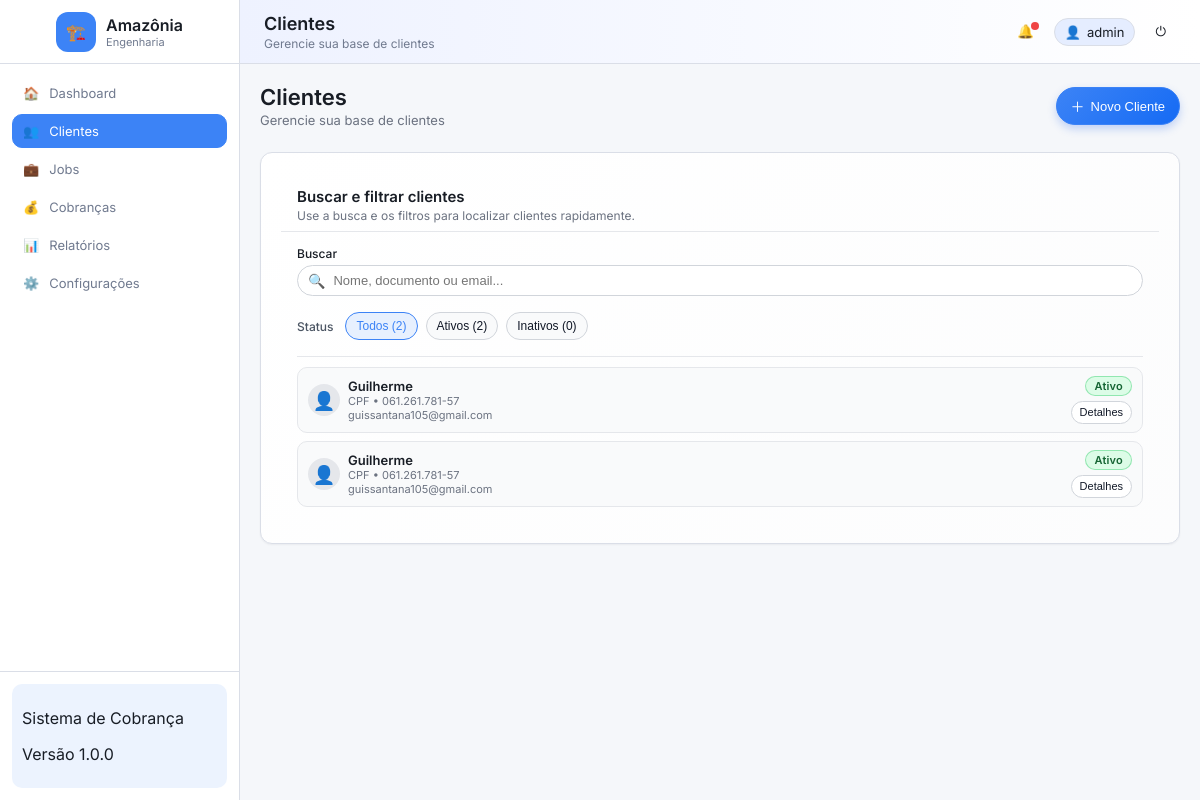
Page /clientes/ (signed in) on the earlier database version.
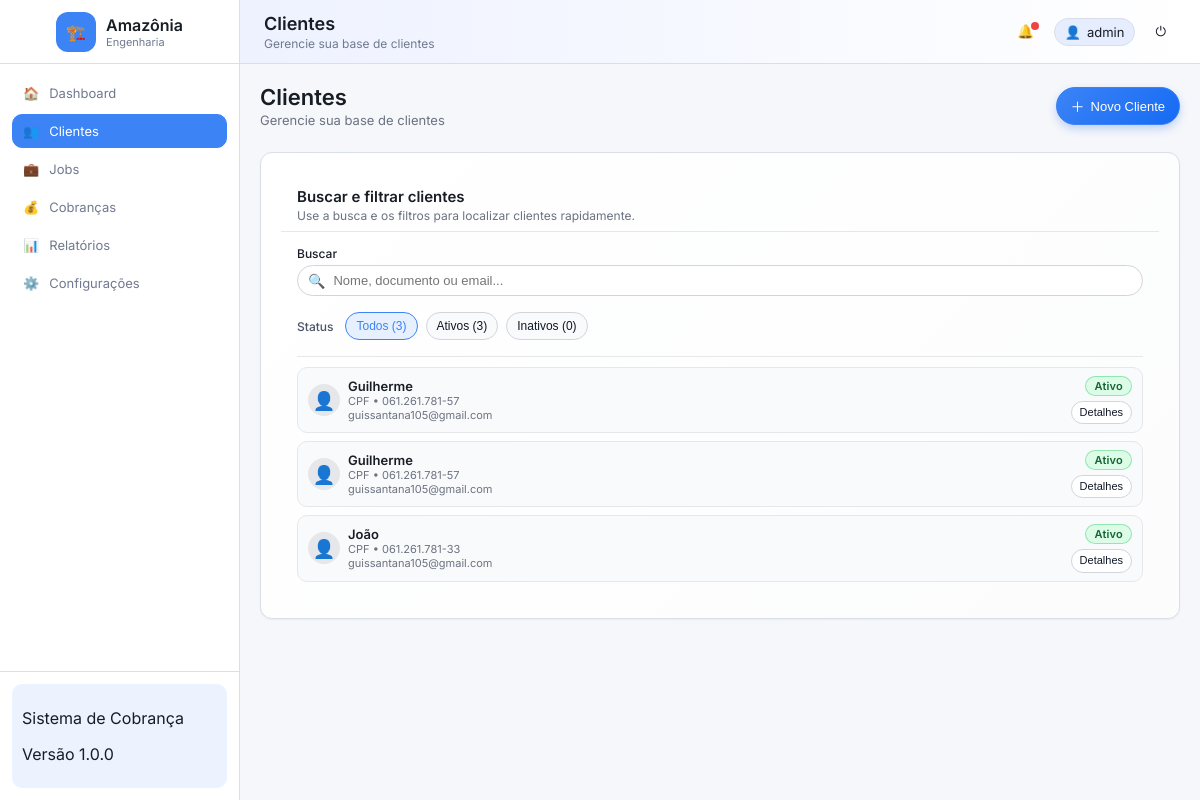
Same page on the later database version.
### app_financeiro/models.py (models this page shows, shortened)
class Client(models.Model):
    TYPE_CHOICES = [
        ('CPF', 'CPF'),
        ('CNPJ', 'CNPJ'),
    ]
    name = models.CharField(max_length=255)
    document = models.CharField(max_length=32, blank=True)
    type = models.CharField(max_length=4, choices=TYPE_CHOICES, default='CPF')
    email = models.EmailField(blank=True, unique=True)  # Email único
    phone = models.CharField(max_length=32, blank=True, unique=True)  # Telefone único
    address = models.TextField(blank=True)
    notes = models.TextField(blank=True)
    is_active = models.BooleanField(default=True)
    created_at = models.DateTimeField(auto_now_add=True)
    updated_at = models.DateTimeField(auto_now=True)

### app_financeiro/views.py (the view)
# urls.py: path("clientes/", views.clientes, name="clientes"),
@login_required
def clientes(request):
    if request.method == "POST":
        form = ClientForm(request.POST)
        if form.is_valid():
            form.save()
            return redirect("clientes")
    else:
        form = ClientForm()
    q = (request.GET.get("q") or "").strip()
    status = request.GET.get("status") or "todos"
    base_qs = Client.objects.all()
    total_count = base_qs.count()
    active_count = base_qs.filter(is_active=True).count()
    inactive_count = base_qs.filter(is_active=False).count()
    clients = base_qs
    if q:
        clients = clients.filter(
            Q(name__icontains=q)
            | Q(document__icontains=q)
            | Q(email__icontains=q)
        )
    if status == "ativo":
        clients = clients.filter(is_active=True)
    elif status == "inativo":
        clients = clients.filter(is_active=False)
    context = {
        "page_title": "Clientes",
        "page_subtitle": "Gerencie sua base de clientes",
        "form": ClientForm(),  # formulário em branco na tela
        "clients": clients.order_by("name"),
        "total_count": total_count,
        "active_count": active_count,
        "inactive_count": inactive_count,
    }
    return render(request, "clientes/clientes.html", context)

### app_financeiro/forms.py
class ClientForm(forms.ModelForm):
    class Meta:
        model = Client
        fields = [
            "name",
            "document",
            "type",
            "email",
            "phone",
            "address",
            "notes",
            "is_active",
        ]
        widgets = {
            "name": forms.TextInput(attrs={"class": "input"}),
            "document": forms.TextInput(attrs={"class": "input"}),
            "type": forms.Select(attrs={"class": "select"}),
            "email": forms.EmailInput(attrs={"class": "input"}),
            "phone": forms.TextInput(attrs={"class": "input"}),
            "address": forms.Textarea(attrs={"class": "textarea"}),
            "notes": forms.Textarea(attrs={"class": "textarea"}),
            "is_active": forms.CheckboxInput(attrs={"class": "checkbox"}),
        }

### templates/clientes/clientes.html (shortened to what this page needs)
<!DOCTYPE html>
<html lang="pt-br">
<head>
  {% load static %}
  <link rel="stylesheet" href="{% static 'css/base.css' %}">
  <link rel="stylesheet" href="{% static 'css/layout.css' %}">
  <link rel="stylesheet" href="{% static 'css/clientes.css' %}">
</head>
<body>
  <div class="app-shell">
    <aside class="app-sidebar">
      <div class="sidebar-header">
        <div class="sidebar-logo-wrap">
          <div class="sidebar-logo-icon">
            <span class="icon">🏗️</span>
          </div>
          <div class="sidebar-logo-text">
            <div class="sidebar-logo-title">Amazônia</div>
            <div class="sidebar-logo-subtitle">Engenharia</div>
          </div>
        </div>
      </div>
      <nav class="sidebar-nav">
        <a href="/dashboard/" class="nav-link">
          <span class="icon">🏠</span>
          <span>Dashboard</span>
        </a>
        <a href="/clientes/" class="nav-link is-active">
          <span class="icon">👥</span>
          <span>Clientes</span>
        </a>
        <a href="/jobs/" class="nav-link">
          <span class="icon">💼</span>
          <span>Jobs</span>
        </a>
        <a href="/cobrancas/" class="nav-link">
          <span class="icon">💰</span>
          <span>Cobranças</span>
        </a>
        <a href="/relatorios/" class="nav-link">
          <span class="icon">📊</span>
          <span>Relatórios</span>
        </a>
        <a href="/configuracoes/" class="nav-link">
          <span class="icon">⚙️</span>
          <span>Configurações</span>
        </a>
      </nav>
      <div class="sidebar-footer">
        <div class="sidebar-footer-box">
          <p class="sidebar-footer-title">Sistema de Cobrança</p>
          <p class="sidebar-footer-subtitle">Versão 1.0.0</p>
        </div>
      </div>
    </aside>
    <div class="app-main">
      <header class="app-header">
        <div class="header-left">
          <h1 class="header-title">Clientes</h1>
          <p class="header-subtitle">Gerencie sua base de clientes</p>
        </div>
        <div class="header-right">
          <button class="btn-header icon-only" type="button">
            <span class="icon">🔔</span>
            <span class="badge-dot"></span>
          </button>
          <div class="user-chip">
            <span class="icon">👤</span>
            <span class="user-name">{{ request.user.username }}</span>
          </div>
          <form action="/logout/" method="post" style="margin:0;">
            <button class="btn-header icon-only" type="submit" title="Sair">
              <span class="icon">⏻</span>
            </button>
          </form>
        </div>
      </header>
      <main class="app-content">
        <div class="page clients-page">
          <div class="top-row">
            <div class="top-row-main">
              <h1>Clientes</h1>
              <p>Gerencie sua base de clientes</p>
            </div>
            <div class="top-row-actions">
              <button id="btn-open-create-modal" type="button" class="btn btn-primary">
                <span class="icon">＋</span>
                <span>Novo Cliente</span>
              </button>
            </div>
          </div>
          <div class="clients-layout clients-layout-single">
            <section class="card clients-filters">
              <div class="card-header">
                <div class="card-title">Buscar e filtrar clientes</div>
                <p class="card-subtitle">Use a busca e os filtros para localizar clientes rapidamente.</p>
              </div>
              <div class="card-content">
                <form method="get" class="filters-form">
                  <div class="filters-search">
                    <label for="q">Buscar</label>
                    <div class="filters-search-input">
                      <span class="icon">🔍</span>
                      <input type="text" id="q" name="q" placeholder="Nome, documento ou email..."
                        value="{{ request.GET.q|default_if_none:'' }}">
                    </div>
                  </div>
                  <div class="filters-status">
                    <span class="filters-status-label">Status</span>
                    {% with status=request.GET.status|default:"todos" %}
                    <button type="submit" name="status" value="todos"
                      class="btn btn-chip {% if status == 'todos' %}is-active{% endif %}">
                      Todos ({{ total_count }})
                    </button>
                    <button type="submit" name="status" value="ativo"
                      class="btn btn-chip {% if status == 'ativo' %}is-active{% endif %}">
                      Ativos ({{ active_count }})
                    </button>
                    <button type="submit" name="status" value="inativo"
                      class="btn btn-chip {% if status == 'inativo' %}is-active{% endif %}">
                      Inativos ({{ inactive_count }})
                    </button>
                    {% endwith %}
                  </div>
                </form>
                <div class="clients-inline-wrapper">
                  {% if clients %}
                  <ul class="clients-inline-list">
                    {% for client in clients %}
                    <li class="client-inline-item">
                      <div class="client-inline-main">
                        <div class="client-avatar">
                          {% if client.type == 'CNPJ' %}
                          <span>🏢</span>
                          {% else %}
                          <span>👤</span>
                          {% endif %}
                        </div>
                        <div class="client-inline-text">
                          <span class="client-inline-name">{{ client.name }}</span>
                          <span class="client-inline-sub">
                            {{ client.type }} • {{ client.document }}
                          </span>
                          {% if client.email %}
                          <span class="client-inline-sub">{{ client.email }}</span>
                          {% endif %}
                        </div>
                      </div>
                      <div class="client-inline-status">
                        {% if client.is_active %}
                        <span class="status-badge status-active">Ativo</span>
                        {% else %}
                        <span class="status-badge status-inactive">Inativo</span>
                        {% endif %}
                        <div class="client-inline-actions">
                          <button type="button" class="btn btn-outline-sm js-open-detail" data-id="{{ client.id }}"
                            data-name="{{ client.name }}" data-type="{{ client.type }}"
                            data-document="{{ client.document }}" data-email="{{ client.email|default_if_none:'' }}"
                            data-phone="{{ client.phone|default_if_none:'' }}"
                            data-address="{{ client.address|default_if_none:'' }}"
                            data-notes="{{ client.notes|default_if_none:'' }}"
                            data-is-active="{% if client.is_active %}true{% else %}false{% endif %}">
                            Detalhes
                          </button>
                        </div>
                      </div>
                    </li>
                    {% endfor %}
                  </ul>
                  {% endif %}
                </div>
              </div>
            </section>
          </div>
        </div>
      </main>
    </div>
  </div>
</body>
</html>

### app_financeiro/static/css/base.css (style rules this page uses)
:root { --background: 220 30% 97%; --foreground: 220 20% 12%; --card: 0 0% 100%; --card-foreground: 220 20% 12%; --primary: 217 91% 60%; --primary-foreground: 0 0% 100%; --primary-hover: 217 91% 52%; --primary-light: 217 91% 95%; --primary-glow: 217 91% 60%; --secondary: 215 25% 95%; --secondary-foreground: 220 20% 20%; --muted-foreground: 220 12% 50%; --success: 142 76% 42%; --success-foreground: 0 0% 100%; --success-light: 142 76% 95%; --warning: 38 92% 55%; --warning-foreground: 0 0% 100%; --warning-light: 38 92% 96%; --destructive: 0 84% 62%; --destructive-foreground: 0 0% 100%; --destructive-light: 0 84% 97%; --border: 220 20% 88%; --input: 220 20% 95%; --ring: 217 91% 60%; --radius: 0.875rem; --accent: 217 91% 96%; --accent-foreground: 217 91% 60%; --shadow-sm: 0 1px 2px 0 rgba(15, 23, 42, 0.05); --shadow-md: 0 4px 12px -2px rgba(15, 23, 42, 0.08), 0 2px 6px -1px rgba(15, 23, 42, 0.04); --shadow-lg: 0 12px 24px -4px rgba(15, 23, 42, 0.12), 0 6px 12px -2px rgba(15, 23, 42, 0.06); --shadow-xl: 0 20px 40px -8px rgba(15, 23, 42, 0.16), 0 8px 16px -4px rgba(15, 23, 42, 0.08); --transition-smooth: all 0.3s cubic-bezier(0.4, 0, 0.2, 1); --transition-spring: all 0.4s cubic-bezier(0.34, 1.56, 0.64, 1); }
*, *::before, *::after { box-sizing: border-box; }
body { margin: 0; min-height: 100vh; background: linear-gradient(135deg, hsl(220 30% 97%) 0%, hsl(215 40% 98%) 100%); color: hsl(var(--foreground)); font-family: 'Inter', -apple-system, BlinkMacSystemFont, 'Segoe UI', Roboto, sans-serif; -webkit-font-smoothing: antialiased; -moz-osx-font-smoothing: grayscale; }
.btn-primary { position: relative; background: linear-gradient(135deg, hsl(var(--primary)) 0%, hsl(217 91% 52%) 100%); border-radius: 999px; padding: 0.65rem 1.25rem; border: none; box-shadow: 0 4px 14px -2px hsla(var(--primary-glow), 0.35), var(--shadow-md); cursor: pointer; font-size: 0.9rem; font-weight: 600; color: white; transition: var(--transition-spring); overflow: hidden; }
.btn-primary::before { content: ''; position: absolute; top: 0; left: 0; width: 100%; height: 100%; background: linear-gradient(135deg, transparent 0%, rgba(255, 255, 255, 0.2) 100%); opacity: 0; transition: opacity 0.3s ease; }
.status-badge { display: inline-flex; align-items: center; justify-content: center; border-radius: 999px; padding: 0.25rem 0.75rem; font-size: 0.75rem; font-weight: 600; letter-spacing: 0.02em; transition: var(--transition-smooth); animation: fadeInScale 0.3s ease; }
.card { position: relative; border-radius: var(--radius); padding: 1.25rem; background: linear-gradient(135deg, hsl(var(--card)) 0%, hsl(220 20% 99%) 100%); border: 1.5px solid hsl(var(--border)); box-shadow: var(--shadow-md); transition: var(--transition-smooth); overflow: hidden; }
.card::before { content: ''; position: absolute; top: 0; left: 0; width: 100%; height: 2px; background: linear-gradient(90deg, transparent 0%, hsl(var(--primary)) 50%, transparent 100%); opacity: 0; transition: opacity 0.3s ease; }

Differences in the rows shown:
added Client: name "João", type "CPF", document "061.261.781-33", email "guissantana105@gmail.com", is_active "Ativo"
Other differences:
{{ total_count }}: "2" → "3"
{{ active_count }}: "2" → "3"
